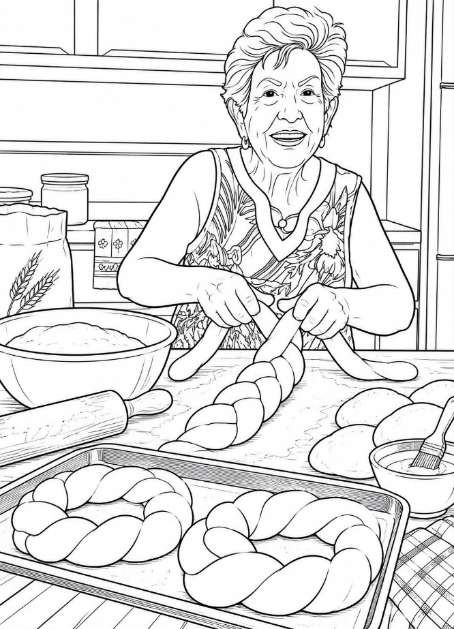
#> input picture docs/img/img030.jpeg, 454 x 629 px
$ python pintar.py ../docs/img/img030.jpeg
#> lines starting #> are read from the running program, lines starting #| are printed output that depends on the picture; after the words box and inside, x2 and y2 are one past the last pixel; in counts of white or black regions, pixels touching at a corner belong together
"""Pinta desenhos de linha por regioes fechadas (balde automatico).
uso: python scripts/pintar.py build/img/img030.jpeg [mais arquivos...]
saida: build/colorido/<nome>.png  e  build/colorido/<nome>_comparacao.png"""
import cv2, numpy as np, sys, os, random
ROOT = os.path.dirname(os.path.dirname(os.path.abspath(__file__)))
OUT = os.path.join(ROOT, 'build', 'colorido'); os.makedirs(OUT, exist_ok=True)

# paleta do livro (RGB): creme, vermelho, amarelo-manteiga, verde-salvia, madeira, rosa, azul-poeira, terracota
PALETA = [(250, 226, 160), (214, 90, 90), (240, 190, 90), (150, 185, 140),
          (214, 165, 110), (240, 170, 170), (140, 175, 200), (200, 120, 80)]
PELE = (245, 205, 175)

def pintar(caminho):
#> called with caminho = '../docs/img/img030.jpeg'
    img = cv2.imread(caminho, cv2.IMREAD_COLOR)
#> img is the input picture: shape (629, 454, 3); mean B, G, R 225.2, 225.1, 225.1
    h, w = img.shape[:2]
#> h = 629; w = 454
    g = cv2.cvtColor(img, cv2.COLOR_BGR2GRAY)
    linha = (g < 150).astype(np.uint8)
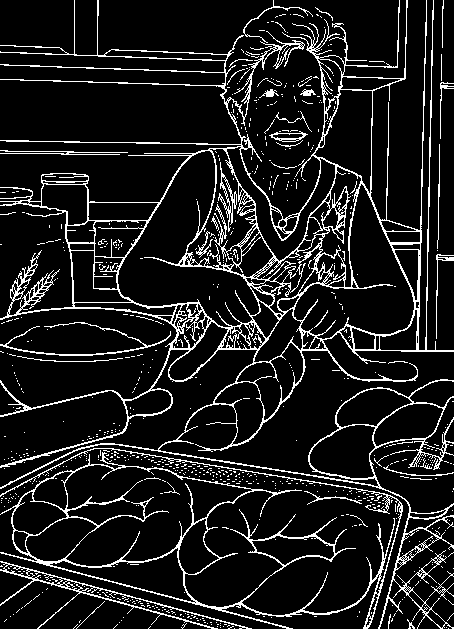
#> linha: shape (629, 454); values 0 (black) and 1 (white), 11.2% white in thin lines or dots
    linha = cv2.dilate(linha, np.ones((3, 3), np.uint8))          # fecha pequenas falhas
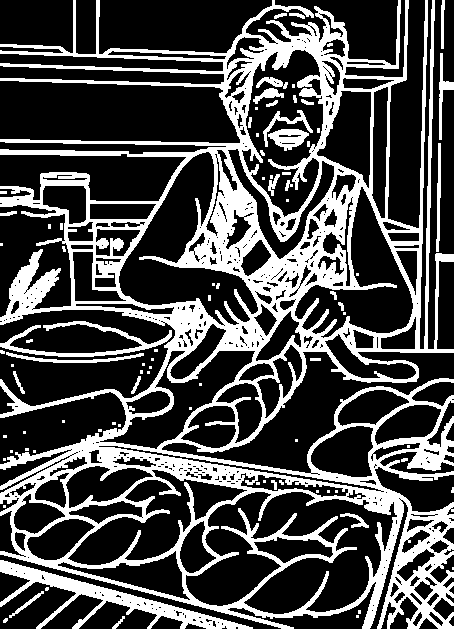
#> linha: shape (629, 454); values 0 (black) and 1 (white), 29.5% white; 87 white regions (52 under 20 px), largest, box (x1, y1, x2, y2) and area: (0, 0, 454, 629) 74861, (0, 560, 253, 629) 3632, (0, 321, 172, 357) 1297
    livre = (1 - linha).astype(np.uint8)
    n, rot, stats, cent = cv2.connectedComponentsWithStats(livre, connectivity=4)
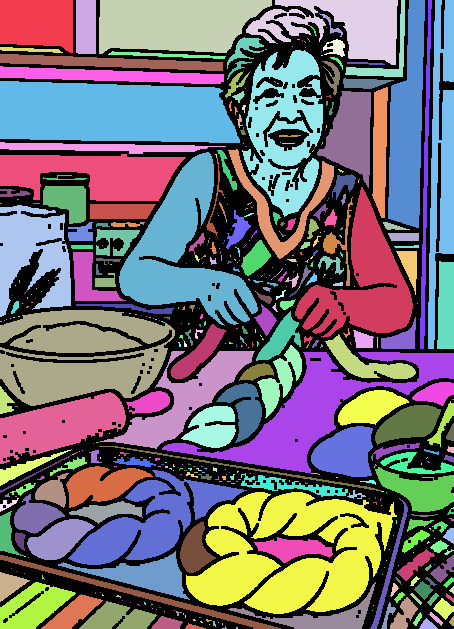
#> rot: shape (629, 454) int32; 555 distinct labels, from 0 to 554; one colour per label, 0 black
#> n = 555; stats = 555 rows, first 6: [0, 0, 454, 629, 84136], [0, 0, 73, 53, 3352], [76, 0, 20, 54, 1078], [99, 0, 173, 54, 7526], [246, 0, 152, 65, 5065], [345, 0, 60, 77, 768]; cent = 555 pairs, first value 0.5 to 452.5, second value 13 to 627.6
    rnd = random.Random(os.path.basename(caminho))
    cor = np.full((h, w, 3), 255, np.uint8)
    # regioes que encostam na borda = fundo, ficam brancas
    borda = set(rot[0, :]) | set(rot[-1, :]) | set(rot[:, 0]) | set(rot[:, -1])
#> borda = 61 items
    pele_usada = False
    for i in range(1, n):
        area = stats[i, cv2.CC_STAT_AREA]
        if i in borda or area < 60: continue
        # a maior regiao no terco superior central costuma ser rosto: pele (heuristica simples)
        cx, cy = cent[i]
        if not pele_usada and area > 0.01 * h * w and cy < 0.45 * h and 0.25 * w < cx < 0.75 * w:
            c = PELE; pele_usada = True
        else:
            c = rnd.choice(PALETA)
        cor[rot == i] = c
#> this loop made 554 passes
#> (area, cx, cy) on passes 10, 15, 19, 29, 30, 35, 36, 37, 48, 52, 57, 59: (101, 331.7, 25.28), (388, 245, 47.85), (226, 335.5, 47.35), (7063, 284.9, 129.2), (363, 165.7, 54.74), (90, 237.5, 66.83), (210, 333.3, 76.3), (73, 365, 62.93), (194, 235.6, 83.47), (372, 363.5, 82.84), (1587, 379.6, 148.5), (69, 238.7, 96.13)
#> area on passes 1 to 6: 3352, 1078, 7526, 5065, 768, 5775
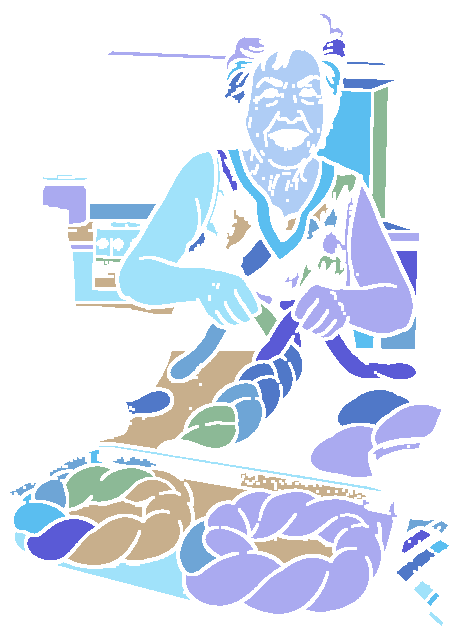
#> cor: shape (629, 454, 3); mean of channels 0, 1, 2 241.6, 228.5, 220.1; drawn as B, G, R
#> after the loop, pele_usada = True
    # fundo atras das linhas: pixels de linha ficam pretos por multiplicacao com o original
    cor_bgr = cor[:, :, ::-1].astype(np.float32) / 255
    orig = img.astype(np.float32) / 255
    out = (cor_bgr * orig * 255).clip(0, 255).astype(np.uint8)     # multiply: mantem o traco
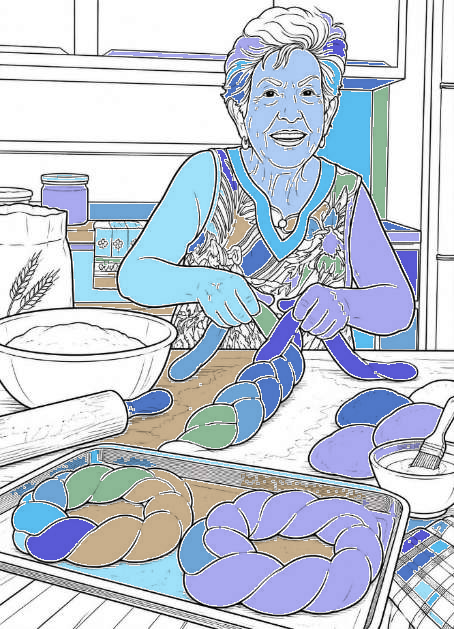
#> out: shape (629, 454, 3); mean of channels 0, 1, 2 190.9, 199.2, 212; drawn as R, G, B
    nome = os.path.splitext(os.path.basename(caminho))[0]
    cv2.imwrite(f'{OUT}/{nome}.png', out)
    lado = np.hstack([img, out])
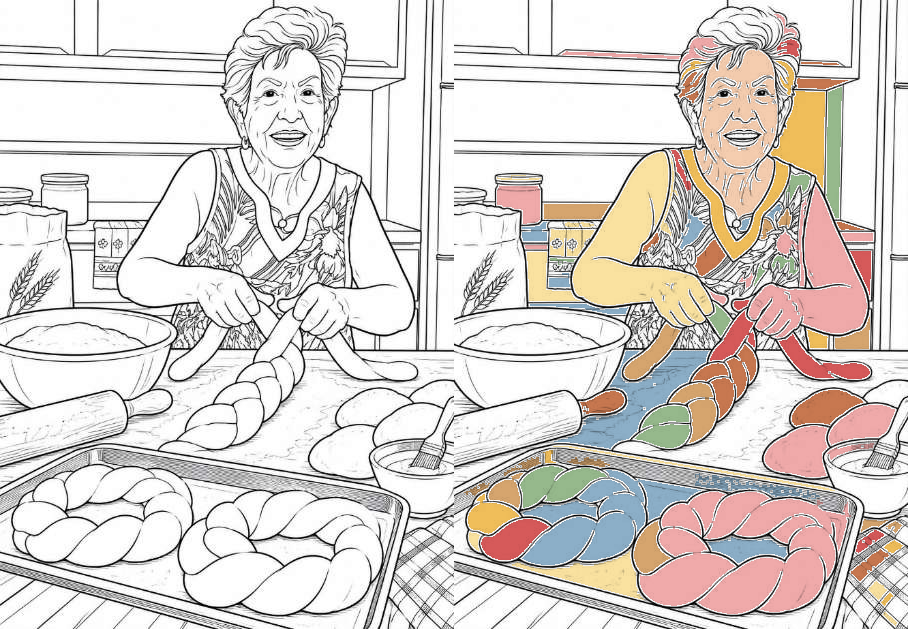
#> lado: shape (629, 908, 3); mean B, G, R 208, 212.2, 218.6
    cv2.imwrite(f'{OUT}/{nome}_comparacao.png', lado)
    print(nome, f'{n} regioes ->', f'{OUT}/{nome}.png')
#| img030 555 regioes -> build/colorido/img030.png

for c in sys.argv[1:]: pintar(c)

$ run again, with docs/img/img006.jpeg copied over docs/img/img030.jpeg
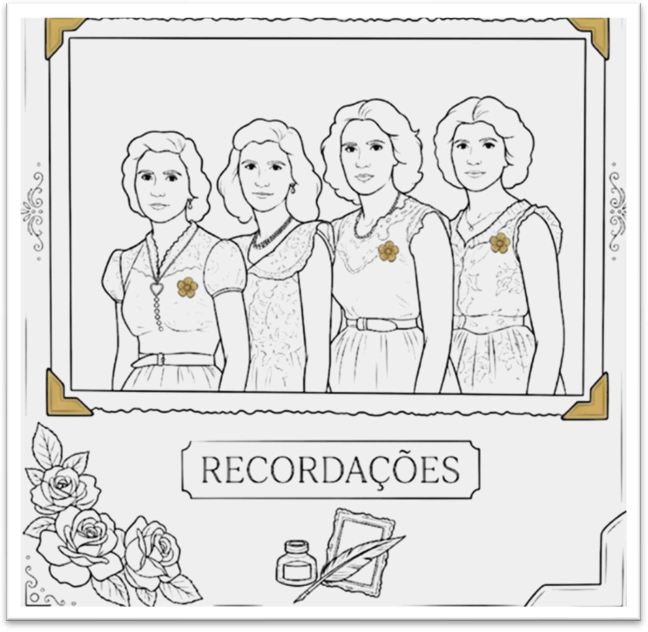
#> input picture docs/img/img006.jpeg, 1296 x 1264 px (shown at 1/2 size)
#> in pintar, img is the input picture: shape (1264, 1296, 3); mean B, G, R 223.2, 223.8, 224.1
#> livre: shape (1264, 1296); values 0 (black) and 1 (white), 87.3% white; 237 black regions (64 under 20 px), largest, box (x1, y1, x2, y2) and area: (135, 73, 1174, 794) 93914, (44, 843, 407, 1214) 27043, (88, 34, 1221, 842) 26350
#> rot: shape (1264, 1296) int32; 229 distinct labels, from 0 to 228
#> n = 229; stats = 229 rows, first 6: [12, 11, 1271, 1232, 208388], [0, 0, 1296, 1264, 738157], [1144, 40, 3, 4, 6], [1147, 44, 1, 1, 1], [1148, 45, 1, 1, 1], [1149, 46, 1, 1, 1]; cent = 229 pairs, first value 70.42 to 1201, second value 41.33 to 1191.6
#> borda = 1 item
#> the loop in pintar, `for i in range(1, n):` made 228 passes
#> (area, cx, cy) on passes 12, 21, 22, 23, 24, 25, 26, 29: (272930, 606.6, 276.4), (13708, 975, 274.5), (14330, 750.6, 292.7), (45637, 750.7, 472.2), (23874, 552.5, 351.5), (9852, 956, 312.2), (9654, 339.9, 336.5), (10545, 324.2, 371.9)
#> after the loop in pintar, `for i in range(1, n):`:
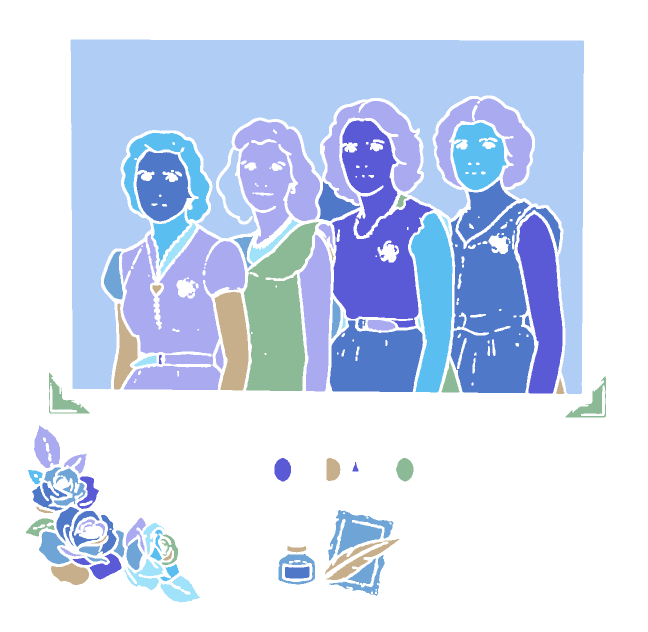
#> cor: shape (1264, 1296, 3) (shown at 1/2 size); mean of channels 0, 1, 2 242.4, 219.9, 208.2; drawn as B, G, R
#> after the loop in pintar, `for i in range(1, n):`: pele_usada = True
#> in pintar, `lado = np.hstack([img, out])`:
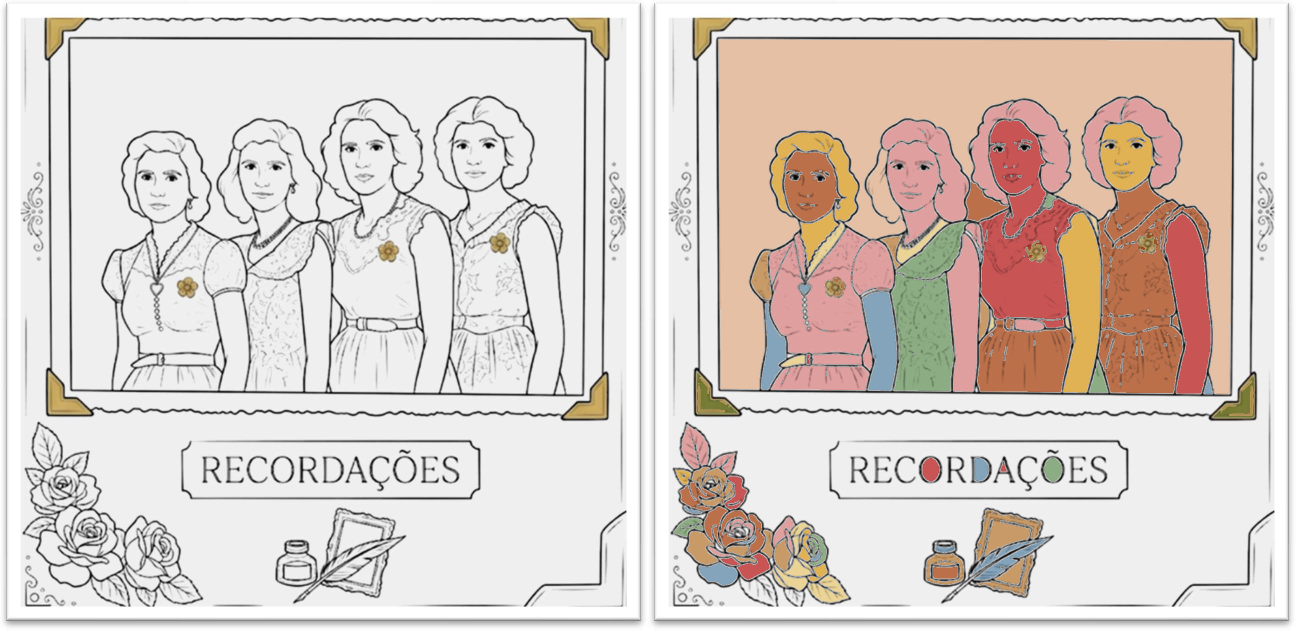
#> lado: shape (1264, 2592, 3) (shown at 1/2 size); mean B, G, R 201.6, 207.6, 218.2
#| img030 229 regioes -> build/colorido/img030.png
